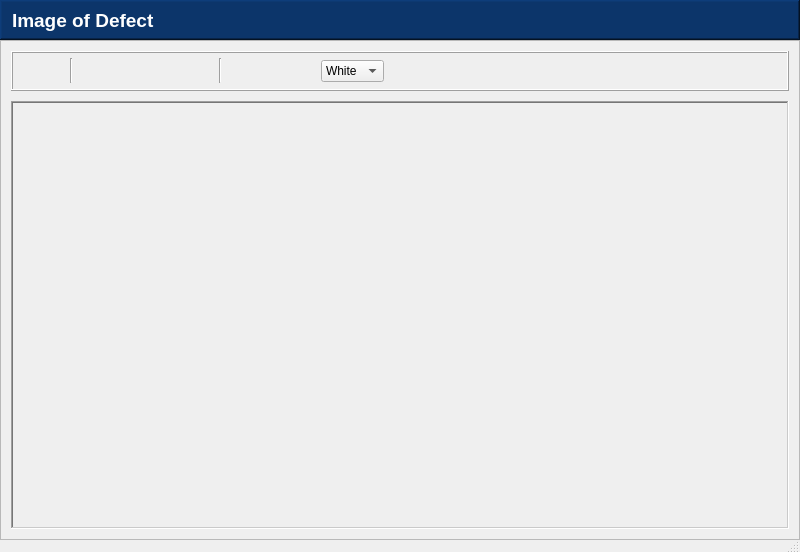
<?xml version="1.0" encoding="UTF-8"?>
<ui version="4.0">
 <class>MainWindow</class>
 <widget class="QMainWindow" name="MainWindow">
  <property name="geometry">
   <rect>
    <x>0</x>
    <y>0</y>
    <width>800</width>
    <height>552</height>
   </rect>
  </property>
  <property name="cursor">
   <cursorShape>OpenHandCursor</cursorShape>
  </property>
  <property name="windowTitle">
   <string>Example_UI</string>
  </property>
  <property name="windowIcon">
   <iconset>
    <normaloff>PageAPI/Icons/app_logo.ico</normaloff>PageAPI/Icons/app_logo.ico</iconset>
  </property>
  <widget class="QWidget" name="centralwidget">
   <property name="styleSheet">
    <string notr="true">QPushButton{
	border: none;
}

QGroupBox{
	font-weight: bold;
}

</string>
   </property>
   <layout class="QVBoxLayout" name="verticalLayout_4">
    <property name="spacing">
     <number>0</number>
    </property>
    <property name="leftMargin">
     <number>0</number>
    </property>
    <property name="topMargin">
     <number>0</number>
    </property>
    <property name="rightMargin">
     <number>0</number>
    </property>
    <property name="bottomMargin">
     <number>0</number>
    </property>
    <item>
     <widget class="QFrame" name="header">
      <property name="minimumSize">
       <size>
        <width>0</width>
        <height>40</height>
       </size>
      </property>
      <property name="maximumSize">
       <size>
        <width>16777215</width>
        <height>40</height>
       </size>
      </property>
      <property name="cursor">
       <cursorShape>OpenHandCursor</cursorShape>
      </property>
      <property name="styleSheet">
       <string notr="true">QFrame{
	background: #0C356A;
}

</string>
      </property>
      <property name="frameShape">
       <enum>QFrame::WinPanel</enum>
      </property>
      <property name="frameShadow">
       <enum>QFrame::Raised</enum>
      </property>
      <layout class="QHBoxLayout" name="horizontalLayout">
       <property name="spacing">
        <number>10</number>
       </property>
       <property name="leftMargin">
        <number>10</number>
       </property>
       <property name="topMargin">
        <number>5</number>
       </property>
       <property name="rightMargin">
        <number>10</number>
       </property>
       <property name="bottomMargin">
        <number>5</number>
       </property>
       <item>
        <widget class="QLabel" name="title">
         <property name="font">
          <font>
           <pointsize>14</pointsize>
           <weight>75</weight>
           <bold>true</bold>
          </font>
         </property>
         <property name="styleSheet">
          <string notr="true">QLabel{
	color: white;
	font-size: 14pt;
	font-weight: bold;
}</string>
         </property>
         <property name="text">
          <string>Image of Defect</string>
         </property>
        </widget>
       </item>
       <item>
        <spacer name="horizontalSpacer">
         <property name="orientation">
          <enum>Qt::Horizontal</enum>
         </property>
         <property name="sizeHint" stdset="0">
          <size>
           <width>40</width>
           <height>20</height>
          </size>
         </property>
        </spacer>
       </item>
       <item>
        <widget class="QPushButton" name="close_header_pushButton">
         <property name="minimumSize">
          <size>
           <width>0</width>
           <height>0</height>
          </size>
         </property>
         <property name="maximumSize">
          <size>
           <width>16777215</width>
           <height>16777215</height>
          </size>
         </property>
         <property name="cursor">
          <cursorShape>PointingHandCursor</cursorShape>
         </property>
         <property name="toolTip">
          <string>&lt;html&gt;&lt;head/&gt;&lt;body&gt;&lt;p&gt;Close&lt;/p&gt;&lt;/body&gt;&lt;/html&gt;</string>
         </property>
         <property name="styleSheet">
          <string notr="true">QPushButton{
	padding: 5px;
}

QPushButton:hover{
	background: #F70000;
 }</string>
         </property>
         <property name="text">
          <string/>
         </property>
         <property name="icon">
          <iconset>
           <normaloff>../icons/cil-x.png</normaloff>../icons/cil-x.png</iconset>
         </property>
         <property name="iconSize">
          <size>
           <width>15</width>
           <height>15</height>
          </size>
         </property>
        </widget>
       </item>
      </layout>
     </widget>
    </item>
    <item>
     <widget class="QFrame" name="main">
      <property name="minimumSize">
       <size>
        <width>800</width>
        <height>500</height>
       </size>
      </property>
      <property name="maximumSize">
       <size>
        <width>16777215</width>
        <height>16777215</height>
       </size>
      </property>
      <property name="cursor">
       <cursorShape>ArrowCursor</cursorShape>
      </property>
      <property name="frameShape">
       <enum>QFrame::StyledPanel</enum>
      </property>
      <property name="frameShadow">
       <enum>QFrame::Raised</enum>
      </property>
      <layout class="QVBoxLayout" name="verticalLayout_3">
       <property name="spacing">
        <number>10</number>
       </property>
       <property name="leftMargin">
        <number>10</number>
       </property>
       <property name="topMargin">
        <number>10</number>
       </property>
       <property name="rightMargin">
        <number>10</number>
       </property>
       <property name="bottomMargin">
        <number>10</number>
       </property>
       <item>
        <widget class="QFrame" name="frame">
         <property name="minimumSize">
          <size>
           <width>0</width>
           <height>40</height>
          </size>
         </property>
         <property name="maximumSize">
          <size>
           <width>16777215</width>
           <height>40</height>
          </size>
         </property>
         <property name="styleSheet">
          <string notr="true">QPushButton{
	padding: 5px;
}

QPushButton:hover{
	background: #a3a3a3;
}

QPushButton:pressed {
	background: rgb(0, 0, 0);
}</string>
         </property>
         <property name="frameShape">
          <enum>QFrame::Box</enum>
         </property>
         <property name="frameShadow">
          <enum>QFrame::Raised</enum>
         </property>
         <layout class="QHBoxLayout" name="horizontalLayout_2">
          <property name="spacing">
           <number>5</number>
          </property>
          <property name="leftMargin">
           <number>10</number>
          </property>
          <property name="topMargin">
           <number>0</number>
          </property>
          <property name="rightMargin">
           <number>10</number>
          </property>
          <property name="bottomMargin">
           <number>0</number>
          </property>
          <item>
           <widget class="QPushButton" name="save_image_toolbar_pushButton">
            <property name="minimumSize">
             <size>
              <width>0</width>
              <height>0</height>
             </size>
            </property>
            <property name="maximumSize">
             <size>
              <width>16777215</width>
              <height>16777215</height>
             </size>
            </property>
            <property name="cursor">
             <cursorShape>PointingHandCursor</cursorShape>
            </property>
            <property name="toolTip">
             <string>Save Image</string>
            </property>
            <property name="styleSheet">
             <string notr="true">Save Image</string>
            </property>
            <property name="text">
             <string/>
            </property>
            <property name="icon">
             <iconset>
              <normaloff>../icons/save_dark.png</normaloff>../icons/save_dark.png</iconset>
            </property>
            <property name="iconSize">
             <size>
              <width>21</width>
              <height>21</height>
             </size>
            </property>
           </widget>
          </item>
          <item>
           <widget class="Line" name="line">
            <property name="minimumSize">
             <size>
              <width>0</width>
              <height>25</height>
             </size>
            </property>
            <property name="maximumSize">
             <size>
              <width>16777215</width>
              <height>25</height>
             </size>
            </property>
            <property name="orientation">
             <enum>Qt::Vertical</enum>
            </property>
           </widget>
          </item>
          <item>
           <widget class="QPushButton" name="zoomin_toolbar_pushButton">
            <property name="minimumSize">
             <size>
              <width>0</width>
              <height>0</height>
             </size>
            </property>
            <property name="maximumSize">
             <size>
              <width>16777215</width>
              <height>16777215</height>
             </size>
            </property>
            <property name="cursor">
             <cursorShape>PointingHandCursor</cursorShape>
            </property>
            <property name="toolTip">
             <string>Zoom_In</string>
            </property>
            <property name="styleSheet">
             <string notr="true">Zoom In</string>
            </property>
            <property name="text">
             <string/>
            </property>
            <property name="icon">
             <iconset>
              <normaloff>../icons/zoom-in.png</normaloff>../icons/zoom-in.png</iconset>
            </property>
            <property name="iconSize">
             <size>
              <width>21</width>
              <height>21</height>
             </size>
            </property>
           </widget>
          </item>
          <item>
           <widget class="QPushButton" name="zoomout_toolbar_pushButton">
            <property name="minimumSize">
             <size>
              <width>0</width>
              <height>0</height>
             </size>
            </property>
            <property name="maximumSize">
             <size>
              <width>16777215</width>
              <height>16777215</height>
             </size>
            </property>
            <property name="cursor">
             <cursorShape>PointingHandCursor</cursorShape>
            </property>
            <property name="toolTip">
             <string>Zoom-Out</string>
            </property>
            <property name="styleSheet">
             <string notr="true">Zoom Out</string>
            </property>
            <property name="text">
             <string/>
            </property>
            <property name="icon">
             <iconset>
              <normaloff>../icons/zoom-out.png</normaloff>../icons/zoom-out.png</iconset>
            </property>
            <property name="iconSize">
             <size>
              <width>21</width>
              <height>21</height>
             </size>
            </property>
           </widget>
          </item>
          <item>
           <widget class="QPushButton" name="fitinview_toolbar_pushButton">
            <property name="minimumSize">
             <size>
              <width>0</width>
              <height>0</height>
             </size>
            </property>
            <property name="maximumSize">
             <size>
              <width>16777215</width>
              <height>16777215</height>
             </size>
            </property>
            <property name="cursor">
             <cursorShape>PointingHandCursor</cursorShape>
            </property>
            <property name="toolTip">
             <string>Zoom-Strech</string>
            </property>
            <property name="styleSheet">
             <string notr="true">Zoom to Fit</string>
            </property>
            <property name="text">
             <string/>
            </property>
            <property name="icon">
             <iconset>
              <normaloff>../icons/zoom-strech.png</normaloff>../icons/zoom-strech.png</iconset>
            </property>
            <property name="iconSize">
             <size>
              <width>21</width>
              <height>21</height>
             </size>
            </property>
           </widget>
          </item>
          <item>
           <widget class="Line" name="line_2">
            <property name="minimumSize">
             <size>
              <width>0</width>
              <height>25</height>
             </size>
            </property>
            <property name="maximumSize">
             <size>
              <width>16777215</width>
              <height>25</height>
             </size>
            </property>
            <property name="orientation">
             <enum>Qt::Vertical</enum>
            </property>
           </widget>
          </item>
          <item>
           <widget class="QPushButton" name="crosshair_toolbar_pushButton">
            <property name="minimumSize">
             <size>
              <width>0</width>
              <height>0</height>
             </size>
            </property>
            <property name="maximumSize">
             <size>
              <width>16777215</width>
              <height>16777215</height>
             </size>
            </property>
            <property name="cursor">
             <cursorShape>PointingHandCursor</cursorShape>
            </property>
            <property name="toolTip">
             <string>Crosshair</string>
            </property>
            <property name="styleSheet">
             <string notr="true">Show Crosshair</string>
            </property>
            <property name="text">
             <string/>
            </property>
            <property name="icon">
             <iconset>
              <normaloff>../icons/crosshair.png</normaloff>../icons/crosshair.png</iconset>
            </property>
            <property name="iconSize">
             <size>
              <width>21</width>
              <height>21</height>
             </size>
            </property>
           </widget>
          </item>
          <item>
           <widget class="QPushButton" name="gridline_toolbar_pushButton">
            <property name="minimumSize">
             <size>
              <width>0</width>
              <height>0</height>
             </size>
            </property>
            <property name="maximumSize">
             <size>
              <width>16777215</width>
              <height>16777215</height>
             </size>
            </property>
            <property name="cursor">
             <cursorShape>PointingHandCursor</cursorShape>
            </property>
            <property name="toolTip">
             <string>Grid</string>
            </property>
            <property name="styleSheet">
             <string notr="true">Show Grid</string>
            </property>
            <property name="text">
             <string/>
            </property>
            <property name="icon">
             <iconset>
              <normaloff>../icons/grid.png</normaloff>../icons/grid.png</iconset>
            </property>
            <property name="iconSize">
             <size>
              <width>21</width>
              <height>21</height>
             </size>
            </property>
           </widget>
          </item>
          <item>
           <widget class="QComboBox" name="gridcolor_toolbar_comboBox">
            <item>
             <property name="text">
              <string>White</string>
             </property>
            </item>
            <item>
             <property name="text">
              <string>Black</string>
             </property>
            </item>
            <item>
             <property name="text">
              <string>Red</string>
             </property>
            </item>
            <item>
             <property name="text">
              <string>Green</string>
             </property>
            </item>
            <item>
             <property name="text">
              <string>Blue</string>
             </property>
            </item>
           </widget>
          </item>
          <item>
           <spacer name="horizontalSpacer_2">
            <property name="orientation">
             <enum>Qt::Horizontal</enum>
            </property>
            <property name="sizeHint" stdset="0">
             <size>
              <width>40</width>
              <height>20</height>
             </size>
            </property>
           </spacer>
          </item>
         </layout>
        </widget>
       </item>
       <item>
        <widget class="QFrame" name="photoviewer_frame">
         <property name="frameShape">
          <enum>QFrame::WinPanel</enum>
         </property>
         <property name="frameShadow">
          <enum>QFrame::Sunken</enum>
         </property>
         <layout class="QHBoxLayout" name="horizontalLayout_4">
          <property name="spacing">
           <number>0</number>
          </property>
          <property name="leftMargin">
           <number>5</number>
          </property>
          <property name="topMargin">
           <number>5</number>
          </property>
          <property name="rightMargin">
           <number>5</number>
          </property>
          <property name="bottomMargin">
           <number>5</number>
          </property>
          <item>
           <layout class="QHBoxLayout" name="horizontalLayout_3"/>
          </item>
         </layout>
        </widget>
       </item>
      </layout>
     </widget>
    </item>
   </layout>
  </widget>
  <widget class="QStatusBar" name="statusBar">
   <property name="maximumSize">
    <size>
     <width>16777215</width>
     <height>12</height>
    </size>
   </property>
  </widget>
 </widget>
 <resources/>
 <connections/>
</ui>
